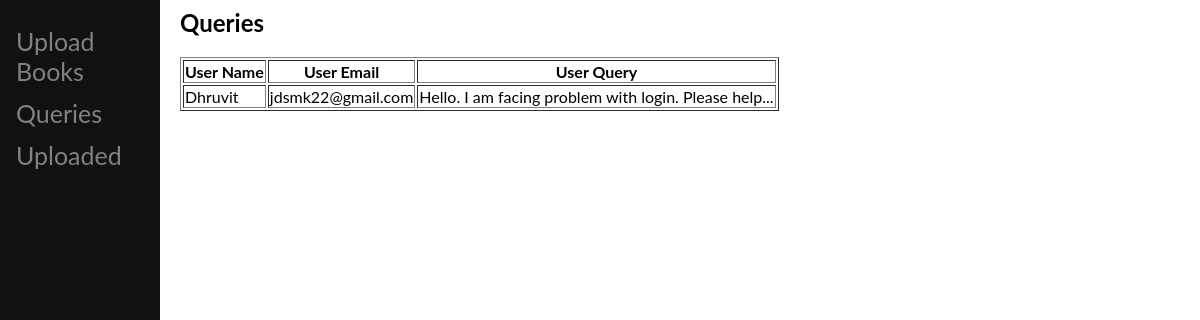
The page /queries.php on the database its author committed.
### tables this page shows
CREATE TABLE `contact` (
  `con_nm` varchar(50) NOT NULL,
  `con_email` varchar(50) NOT NULL,
  `con_query` varchar(1000) NOT NULL
);

### queries.php (the view, shortened to what this page needs)
<html>
<head>
		<?php
			include("sidebaradmin.php");
		?>
</head>
<h2>Queries</h2>
<?php
$con=mysqli_connect("localhost", "root", "");
mysqli_select_db($con,"miniproject");
$sql="select * from contact";
$result=mysqli_query($con,$sql);
$records=mysqli_num_rows($result);
echo"<table border=1><th>User Name</th><th>User Email</th><th>User Query</th>";
for($i=1;$i<=$records;$i++)
{
	$ans=mysqli_fetch_array($result,MYSQLI_ASSOC);
	echo"<tr>";
	foreach($ans as $values)
	{
		echo"<td>".$values."</td>";
	}
	echo"</tr>";
}
echo"</table>";
?>
</html>

### style.css (style rules this page uses)
body { font-family: "Lato", sans-serif; margin-left: 180px; }

### rows shown on the page
contact: con_nm "Dhruvit", con_email "jdsmk22@gmail.com", con_query "Hello. I am facing problem with login. Please help..."
